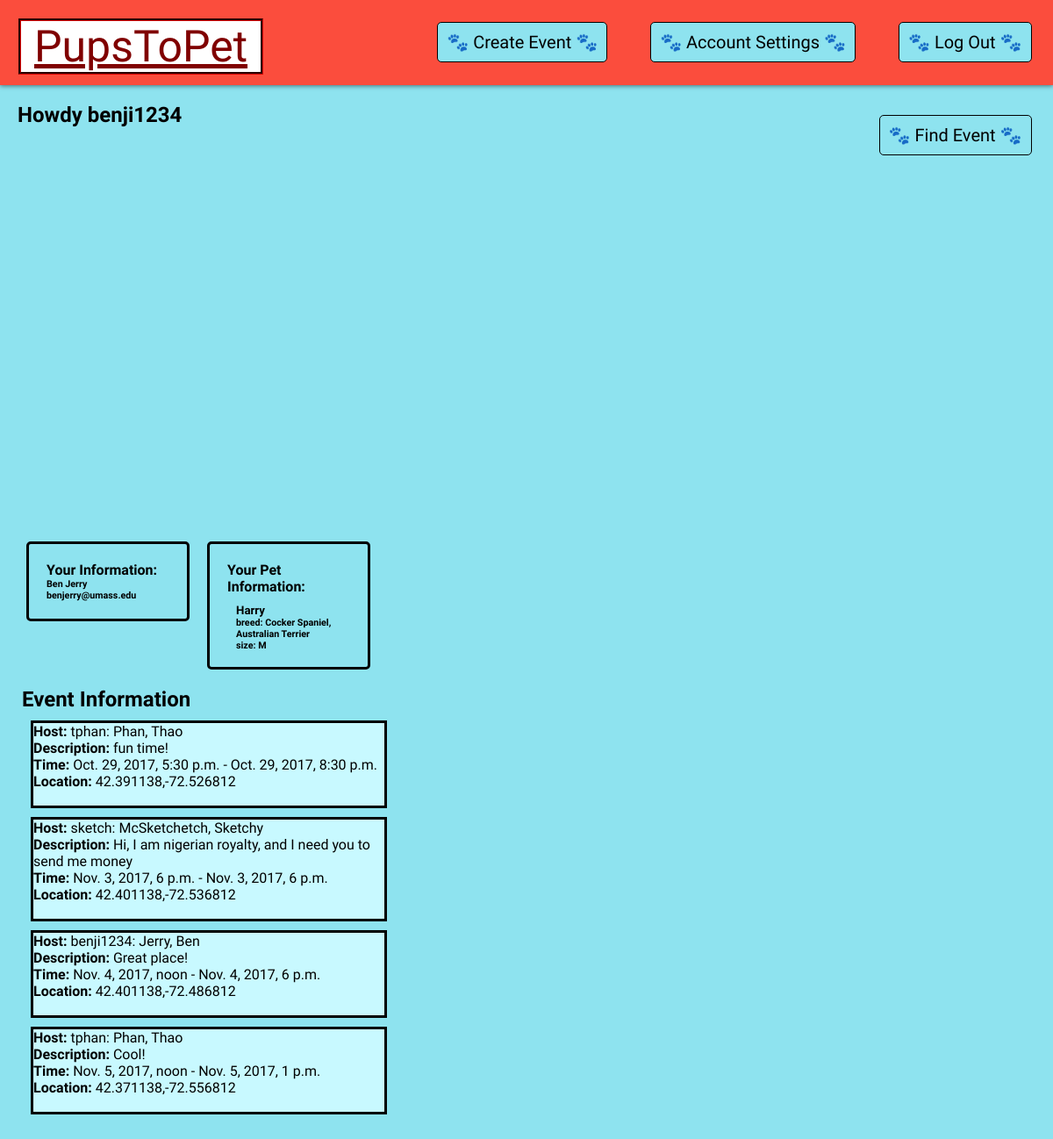
Screenshot of /PupsToPet/dashboard (signed in) with the database file from the repository.
### PupsToPet/models.py (models this page shows, shortened)
class Pet(models.Model):
    ID = models.UUIDField(primary_key=True, default=uuid.uuid4, help_text="Pet's unique id")
    name = models.CharField(max_length=100, null=True, help_text="Enter pet's name")
    age = models.CharField(max_length=2, null=True, help_text="How old is your pet? Enter a number. (ex: '2', '10', or '15')")
    owner = models.ForeignKey('Owner', on_delete=models.SET_NULL, null=True, help_text="Pet's owner")
    service = models.BooleanField(default=False, help_text="Is this a service animal?")
    vaccinated = models.BooleanField(default=False, help_text="Is this pet vaccinated?")
    disposition = models.CharField(max_length=200, null=True, help_text="Write some notes about your pet's disposition/personality.")
    additional_notes= models.TextField(max_length=1000, null=True, help_text="What else should we know about your pet? Write them down here!")
    GENDER_CHOICES = (('M', 'Male'), ('F', 'Female'))
    gender = models.CharField(max_length=1, default='M', choices=GENDER_CHOICES, blank=True, help_text="Pet's gender")
    SIZE_CHOICES = (('S', 'small'), ('M', 'medium'), ('L', 'large'))
    size = models.CharField(max_length=1, choices=SIZE_CHOICES, blank=True, help_text="Pet's size")
    breed = models.ManyToManyField(Breed, help_text="Your pet might be pure-bred or mixed! Select the breed(s) for this pet.")
    def display_breed(self):
        return ', '.join([ breed.breed for breed in self.breed.all()[:3] ])
    display_breed.short_description = 'Breed'

class Breed(models.Model):
    breed = models.CharField(max_length=200, help_text="Enter a dog breed (e.g. German Sheperd, Golden Retriever, Poodle)")

class Event(models.Model):
    name = models.CharField(max_length=75,null=True,help_text="Event name")
    ID = models.UUIDField(primary_key=True, default=uuid.uuid4, help_text="Unique ID for each event")
    host = models.ForeignKey('Owner',on_delete=models.SET_NULL,null=True,help_text="Host of event")
    pets = models.ManyToManyField(Pet,help_text="Pets attending event")
    start_time = models.DateTimeField(max_length=10,null=True,help_text="Enter time that event starts")
    end_time = models.DateTimeField(max_length=10,null=True,help_text="Enter time that event ends")
    description = models.CharField(max_length=300, null=True, help_text="Enter event description here!")
    location = models.CharField(max_length=100,null=True,help_text="Enter event location") #special data type?
    class Meta:
        ordering = ["start_time", "name", "host", "ID"]

class Owner(models.Model):
    ID = models.UUIDField(primary_key=True, default=uuid.uuid4, help_text="Owner's unique id")
    user = models.OneToOneField(User, on_delete=models.CASCADE)
    GENDER_CHOICES = (('M', 'Male'), ('F', 'Female'),)
    gender = models.CharField(max_length=1, default='M', choices=GENDER_CHOICES, blank=True, help_text="Owner's gender")
    def __str__(self):
        if self.user != None:
            return '%s: %s, %s' % (self.user.username, self.user.last_name, self.user.first_name)
        return '%s' % self.ID

### PupsToPet/views.py (the view)
def dashboard(request):
    events=Event.objects.all()
    if request.user.is_authenticated():
        dogs=request.user.owner.pet_set.all()
    else:
        dogs=None
    return render(
        request,
        'dashboard.html',
        context={'events':events,'dogs':dogs},
    )

### PupsToPet/templates/dashboard.html (shortened to what this page needs)
{% extends "base_generic.html" %}
{% load static %}
{% block navbar %}
{% if user.is_authenticated %}
    <a href="{% url 'logout' %}?next={% url 'about' %}">
        <button>
            &#x1F43E; Log Out &#x1F43E;
        </button>
    </a>
    <a href="{% url 'userinfo' %}">
        <button>
            &#x1F43E; Account Settings &#x1F43E;
        </button>
    </a>
    <a href="{% url 'createevent' %}">
        <button>
            &#x1F43E; Create Event &#x1F43E;
        </button>
    </a>
{% endif %}
<a href="{% url 'findevent' %}">
    <button>
        &#x1F43E; Find Event &#x1F43E;
    </button>
</a>
{% endblock %}
{% block content %}
<div id="page-content">
    <div id="map" style="height: 450px;width: 80%"></div>
    {% if user.is_authenticated %}
    <h2>Howdy {{user.username}}</h2>
    <div id="personal-information">
        <h4>Your Information:</h4>
        <h6>{{user.get_full_name}}</h6>
        <h6>{{user.email}}</h6>
    </div>
    <div id="pet-information">
        <h4>Your Pet Information:</h4>
        <ul>
            {% for dog in dogs %}
            <li>
                <h5>{{dog.name}}</h5>
                <h6>breed: {{dog.display_breed}}</h6>
                <h6>size: {{dog.size}}</h6>
            </li>
            {% endfor %}
        </ul>
    </div>
    {% endif %}
    <div style="padding-top:10px;padding-left:5px">
        <h2>Event Information</h2>
        {% for eve in events %}
        <div style="border: 3px solid black;margin: 10px;width: 400px;background-color: rgb(200, 249, 255);;">
              <p><strong>Host: </strong>{{eve.host}}</p>
              <p><strong>Description: </strong>{{eve.description}}</p>
              <p><strong>Time: </strong>{{eve.start_time}} - {{eve.end_time}}</p>
              <p><strong>Location: </strong>{{eve.location}}</p>
              <br>
        </div>
        {% endfor %}
    </div>
</div>
{% endblock %}

### PupsToPet/static/css/style.css (style rules this page uses)
h1,h2,h3,h4,h5,h6,p { font-family: 'Karma', serif; margin: 0; }
nav button { float: right; margin: 24.5px; color: black; font-family: 'Fredericka the Great', cursive; }
#page-content { margin-top: 97px; padding: 20px; }
button { color: white; background-color: #8EE3EF; border: 1px solid black; border-radius: 5px; padding: 10px; font-size: 20px; }
body { margin: 0; background-color: #8EE3EF; }
#personal-information { padding: 20px; margin: 10px; border: 3px solid black; border-radius: 5px; float: left; width: 140px; }
#pet-information { padding: 20px; margin: 10px; border: 3px solid black; border-radius: 5px; float: left; width: 140px; height: 100px; overflow: scroll; }
li { list-style: none; padding: 10px; }
ul { padding: 0; margin: 0; }
a { text-decoration: none; color: black; }
#map { height: 500px; width: 60%; float: right; margin: 20px; }

### rows the page displays
Pet: name "Harry", display_breed "Cocker Spaniel, Australian Terrier", size "M"
Event: host "tphan: Phan, Thao", description "fun time!", start_time "Oct. 29, 2017, 5:30 p.m.", end_time "Oct. 29, 2017, 8:30 p.m.", location "42.391138,-72.526812"
Event: host "sketch: McSketchetch, Sketchy", description "Hi, I am nigerian royalty, and I need you to send me money", start_time "Nov. 3, 2017, 6 p.m.", end_time "Nov. 3, 2017, 6 p.m.", location "42.401138,-72.536812"
Event: host "benji1234: Jerry, Ben", description "Great place!", start_time "Nov. 4, 2017, noon", end_time "Nov. 4, 2017, 6 p.m.", location "42.401138,-72.486812"
Event: host "tphan: Phan, Thao", description "Cool!", start_time "Nov. 5, 2017, noon", end_time "Nov. 5, 2017, 1 p.m.", location "42.371138,-72.556812"

### other values shown
{{ user.username }} "benji1234"
{{ user.get_full_name }} "Ben Jerry"
{{ user.email }} "benjerry@umass.edu"
